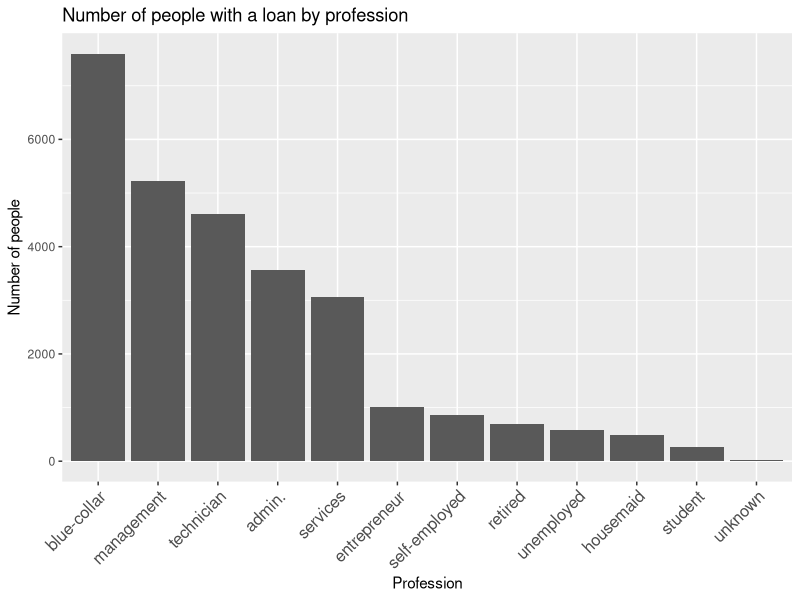
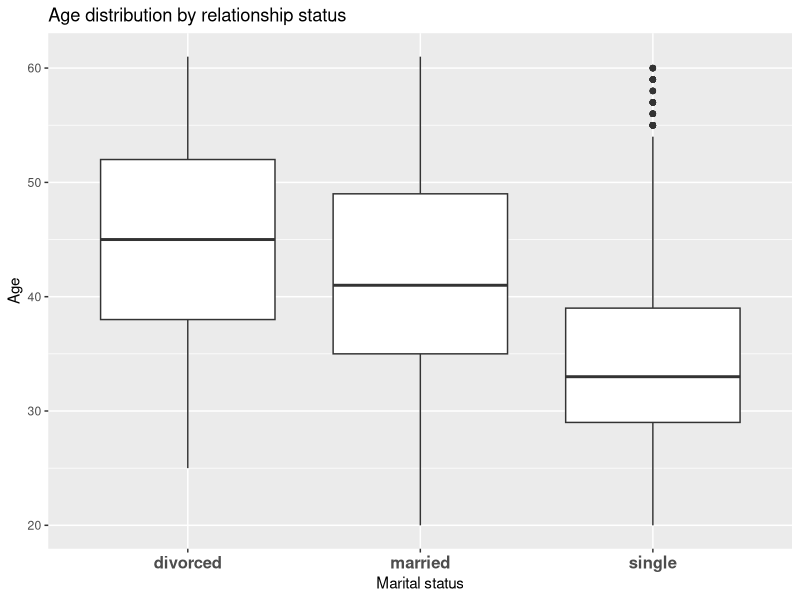
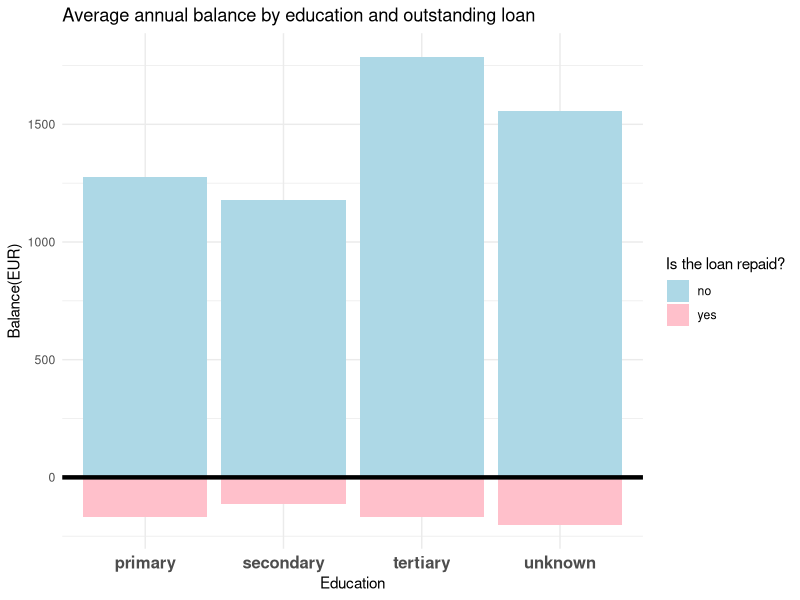
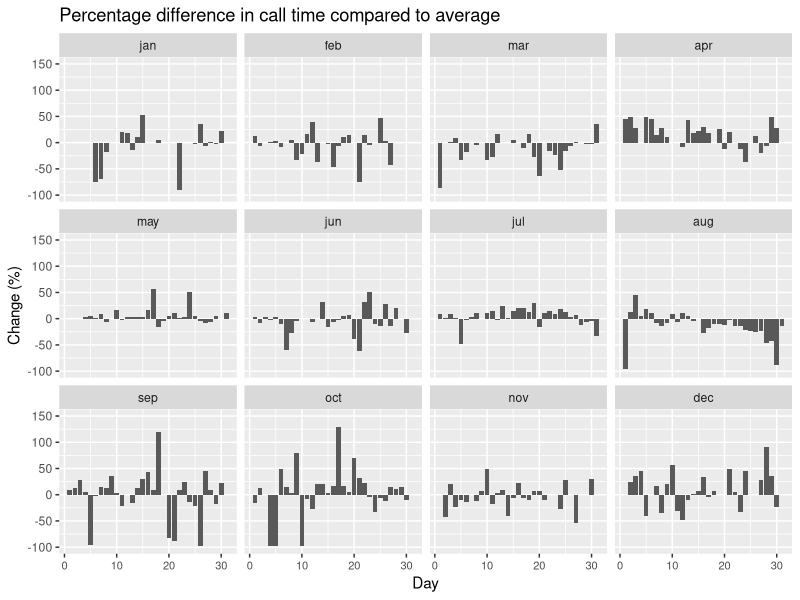
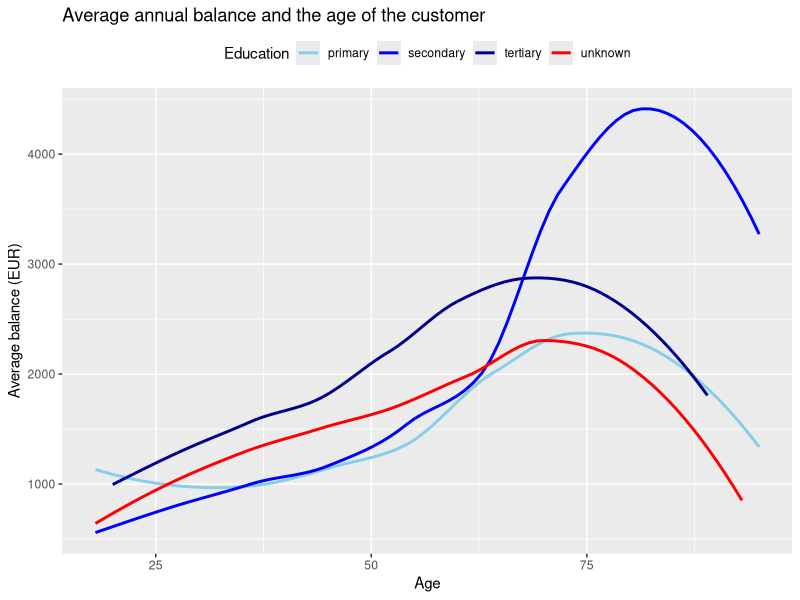
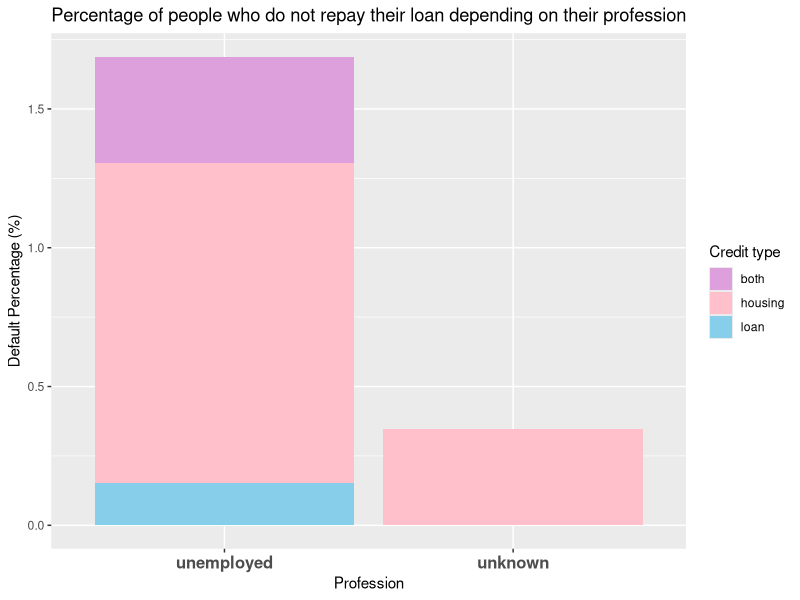

These figures' R source, in order:
## ---- chunk 1
knitr::opts_chunk$set(echo = TRUE)
library(dplyr)
library(ggplot2)
library(forcats)
library(tidyverse)

### Wczytanie danych
df <- read.csv("dane.csv")

## ---- chunk 2

df %>% 
  filter(housing == "yes" | loan == "yes") %>% 
  group_by(job) %>% 
  summarise(n=n()) %>% 
  ggplot(aes(x = fct_reorder(job, n, .desc = TRUE), y=n))+
  geom_col()+
  ggtitle("Number of people with a loan by profession") +
  xlab("Profession") +
  ylab("Number of people") +
  theme(axis.text.x = element_text(angle = 45, size = 12, hjust = 1)) 
## ---- chunk 3

df %>% 
  filter(contact=="unknown") %>% 
  ggplot(aes(x=marital, y=age))+
  geom_boxplot()+
  ggtitle("Age distribution by relationship status")+
  xlab("Marital status") +
  ylab("Age")+
  theme(axis.text.x = element_text(size = 12, face = "bold"))
  
  
  
## ---- chunk 4
df %>% 
  group_by(education, default) %>% 
  summarise(avg_balance = mean(balance)) %>% 
  ggplot(aes(x = education, y = avg_balance, fill = default)) +  
  geom_col() +  
  theme_minimal() +
  ggtitle("Average annual balance by education and outstanding loan") +
  geom_hline(yintercept = 0, size = 1.5, color = "black") +
  xlab("Education") + ylab("Balance(EUR)") +
  scale_fill_manual(values = c("no" = "lightblue", "yes" = "pink")) +
  theme(axis.text.x = element_text(size = 12, face='bold')) +
  labs(fill = "Is the loan repaid?") 

## ---- chunk 5

global_avg <- mean(df$duration, na.rm = TRUE)

df %>%
  group_by(month, day) %>%
  summarise(avg_duration = mean(duration)) %>%
  mutate(percent_change = (avg_duration / global_avg - 1) * 100, month = ordered(month, levels = c("jan", "feb", "mar", "apr", "may", "jun", "jul", "aug", "sep", "oct", "nov", "dec"))) %>%
  ggplot(aes(x = day, y = percent_change)) +
  geom_col() +
  facet_wrap(~month, scales = "fixed") + 
  ylim(-100, 150)+
  labs(title = "Percentage difference in call time compared to average",
       x = "Day",
       y = "Change (%)") +
  theme(axis.text.x = element_text(size = 8))


## ---- chunk 6

df %>% 
  group_by(education, age) %>% 
  summarise(avg_balance = mean(balance, na.rm = TRUE)) %>% 
  ggplot(aes(x = age, y = avg_balance, color = education)) +
  geom_smooth(method = "loess", se = FALSE, linewidth = 1) +  
  labs(title = "Average annual balance and the age of the customer",
       x = "Age",
       y = "Average balance (EUR)",
       color = "Education") +
  scale_color_manual(values = c("primary" = "skyblue", 
                                "secondary" = "blue", 
                                "tertiary" = "darkblue",  
                                "unknown" = "red")) +  
  theme(legend.position = "top")
  
## ---- chunk 7

df %>%
  filter(job == "unemployed"|job == "unknown") %>% 
  mutate(
    which_not_repaid = case_when(
      housing == "yes" & loan == "yes" ~ "both",
      housing == "yes" & loan == "no" ~ "housing",
      housing == "no" & loan == "yes" ~ "loan",
      TRUE ~ "none"
    )) %>%
  filter(default == "yes" & which_not_repaid != "none") %>%  
  group_by(job, which_not_repaid) %>%
  summarise(count = n(), .groups = "drop") %>%
  left_join(df %>% filter(job %in% c("unemployed", "unknown")) %>% 
              group_by(job) %>% summarise(total = n()), by = "job") %>%
  mutate(percent = (count / total) * 100) %>%
  ggplot(aes(x = job, y = percent, fill = which_not_repaid)) +
  geom_col(position = "stack") + 
   scale_fill_manual(values = c("housing" = "pink",  
                               "loan" = "skyblue",      
                               "both" = "plum")) + 
  labs(
    title = "Percentage of people who do not repay their loan depending on their profession",
    x = "Profession",
    y = "Default Percentage (%)",
    fill = "Credit type"
  )+
  theme(axis.text.x = element_text(size = 12, face='bold'))
